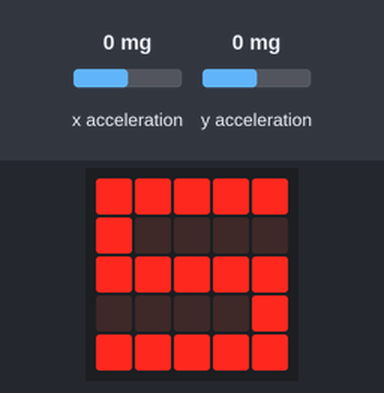
Bench run of a program on a simulated BBC micro:bit (MakeCode). Shown: the board's 5×5 LED display. The inputs (shaded band) are chosen by the test bench; at power-on: x acceleration 0 mg, y acceleration 0 mg. Random numbers come from a fixed seed; the run ends where the board's game-over animation would start. At 3.2 s the program stops and its outputs stay as they are.

Above: at 0.1 s.
At 1.5 s:
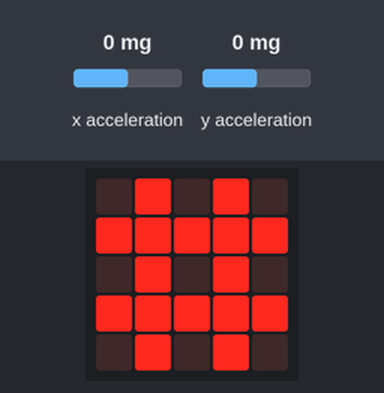

The program:

main.ts
```typescript
function criar_sequencia () {
    direcao = [
    "N",
    "S",
    "L",
    "O"
    ]
    temporaria = []
    sequencia = []
    for (let índice = 0; índice <= direcao.length - 1; índice++) {
        temporaria.push(direcao[índice])
    }
    for (let index = 0; index < 4; index++) {
        posicao = randint(0, temporaria.length - 1)
        sequencia.unshift(temporaria[posicao])
        temporaria.removeAt(posicao)
    }
}
function ativar_leds (seta: string) {
    brilho = 9
}
let opcao_jogador = ""
let brilho = 0
let posicao = 0
let sequencia: string[] = []
let temporaria: string[] = []
let direcao: string[] = []
game.setScore(0)
basic.forever(function () {
    while (!(game.isGameOver())) {
        basic.clearScreen()
        criar_sequencia()
        basic.showLeds(`
            # # # # #
            # . . . .
            # # # # #
            . . . . #
            # # # # #
            `)
        basic.pause(1000)
        basic.clearScreen()
        for (let índice = 0; índice <= 3; índice++) {
            ativar_leds(sequencia[índice])
        }
        basic.showString("#")
        basic.pause(1000)
        basic.clearScreen()
        for (let índice = 0; índice <= 3; índice++) {
            opcao_jogador = "#"
            while (opcao_jogador == "#") {
                if (input.acceleration(Dimension.Y) < 40 && input.acceleration(Dimension.X) > 40) {
                    opcao_jogador = "N"
                }
                if (input.acceleration(Dimension.Y) > 40 && input.acceleration(Dimension.X) > 40) {
                    opcao_jogador = "L"
                }
                if (input.acceleration(Dimension.Y) > 40 && input.acceleration(Dimension.X) < 40) {
                    opcao_jogador = "S"
                }
                if (input.acceleration(Dimension.Y) < 40 && input.acceleration(Dimension.X) < 40) {
                    opcao_jogador = "O"
                }
                ativar_leds(opcao_jogador)
            }
            if (opcao_jogador != sequencia[índice]) {
                game.gameOver()
            }
        }
        game.addScore(1)
    }
})
```

test.ts
```typescript
// testes vão aqui; isto não será compilado quando este pacote for usado como uma extensão.
```

Measured:
- what the display in image 1 shows lasts 1.8 s, from 1.4 s to 3.2 s
